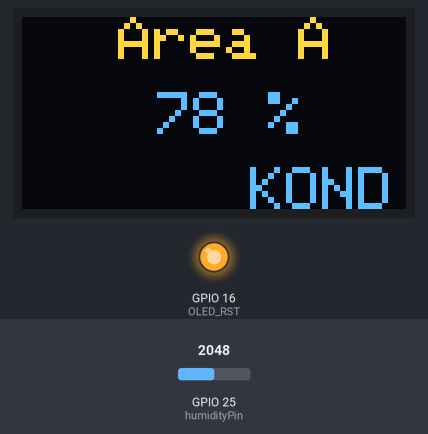
This sketch was run on a simulated ESP32. Shown: 128×64 one-colour display, output pins drawn as LEDs (lit = HIGH). The inputs (shaded band) are chosen by the test bench; at power-on: GPIO 25 (humidityPin) = 2048. The OLED is the two-colour kind (top 16 rows yellow); no radio packets arrive unless stated; what the sketch prints to the serial monitor is not drawn.

Above: at 1.24 s.
1.3 s: GPIO 25 (humidityPin) set to 2731
At 1.41 s:
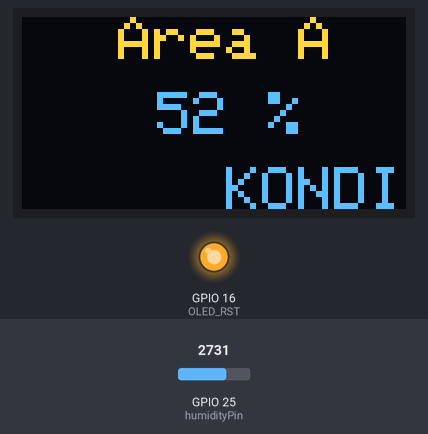
2.9 s: GPIO 25 (humidityPin) set to 2813
At 2.96 s:
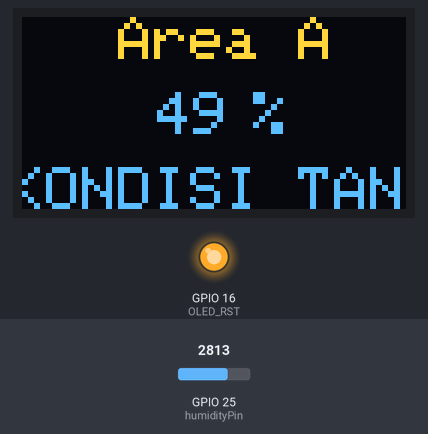
4.7 s: GPIO 25 (humidityPin) set to 2972
At 4.76 s:
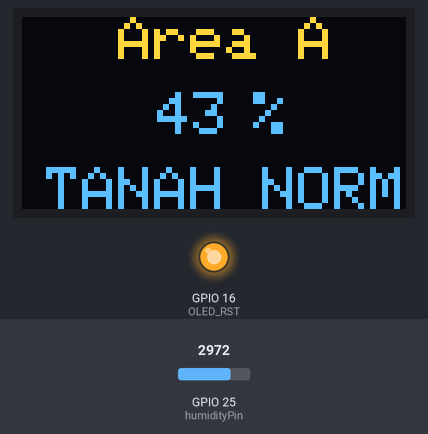
6.2 s: GPIO 25 (humidityPin) set to 3070
At 8.8 s:
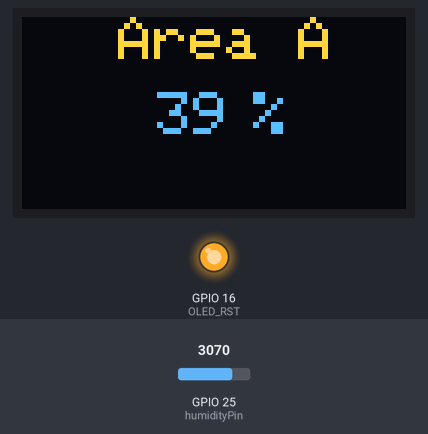

The sketch:

Lora_Client.ino
```cpp
#include <SPI.h>
#include <LoRa.h>
// Libraries for OLED Display
#include <Wire.h>
#include <Adafruit_GFX.h>
#include <Adafruit_SSD1306.h>

// define the pins used by the LoRa transceiver module
#define SCK 5
#define MISO 19
#define MOSI 27
#define SS 18
#define RST 14
#define DIO0 26

// 433E6 for Asia
// 866E6 for Europe
// 915E6 for North America
#define BAND 915E6

// OLED pins
#define OLED_SDA 21
#define OLED_SCL 22
#define OLED_RST 16
#define SCREEN_WIDTH 128 // OLED display width, in pixels
#define SCREEN_HEIGHT 64 // OLED display height, in pixels

//Sensor pH Tanah
#define pHTanah 4
float outputpHValue;
int sensorpHValue;


// Humidity
#define  humidityPin 25
String humidityString;
// you need to replace this value with Value_2
int soilMoistureValue = 0;
int soilmoisturepercent = 0;

String area = "Area A"; // ganti sesuai Area

/* LoRa to Nano interface
   VCC      3V3
   GND      GND
   MISO     D12
   MOSI     D11
   SCK      D13
   NSS/CS   D10
   RESET    D9
*/
int x, minX;
char message[] = "29M LstWyPt, 345M StPt, rec#89";
Adafruit_SSD1306 display(SCREEN_WIDTH, SCREEN_HEIGHT, &Wire, OLED_RST);

void setup()
{
  Serial.begin(115200);
  pinMode(OLED_RST, OUTPUT);
  pinMode(humidityPin, INPUT);

    pinMode(pHTanah, INPUT);

  digitalWrite(OLED_RST, LOW);
  delay(20);
  digitalWrite(OLED_RST, HIGH);

  // initialize OLED
  Wire.begin(OLED_SDA, OLED_SCL);
  if (!display.begin(SSD1306_SWITCHCAPVCC, 0x3c, false, false))
  { // Address 0x3C for 128x32
    Serial.println(F("SSD1306 allocation failed"));
    for (;;)
      ; // Don't proceed, loop forever
  }

  display.clearDisplay();
  display.setTextColor(WHITE);
  display.setTextSize(1);
  display.setCursor(0, 0);
  display.print("LORA Area A");
  display.display();

  Serial.println("LoRa Sender Test");
  // SPI LoRa pins
  SPI.begin(SCK, MISO, MOSI, SS);
  // setup LoRa transceiver module
  LoRa.setPins(SS, RST, DIO0);
  if (!LoRa.begin(BAND))
  {
    Serial.println("Starting LoRa failed!");
    while (1)
      ;
  }
  Serial.println("LoRa Initializing OK!");
  x = display.width();
  minX = -12 * strlen(message);  // 12 = 6 pixels/character * text size 2

}

void loop()
{
  humaditySensor();
//  pHSensor();
  LoRa.beginPacket();
  LoRa.print(soilmoisturepercent);
  LoRa.print('#');
  LoRa.endPacket();


}

void pHSensor() {
  sensorpHValue = analogRead(pHTanah);
  outputpHValue = -(-0.0693 * sensorpHValue )+ 7.3855;
  Serial.print("sensor ADC= ");
  Serial.print(sensorpHValue);
  Serial.print(" output Ph= ");
  Serial.println(outputpHValue);

  delay(100);
}
void humaditySensor() {
  soilMoistureValue = analogRead(humidityPin); // put Sensor insert into soil
  Serial.println(soilMoistureValue);
  soilmoisturepercent = map(soilMoistureValue,  1448, 4095, 100, 0);

  if (soilmoisturepercent >= 0 && soilmoisturepercent <= 100)
  {

    Serial.print(soilmoisturepercent);
    Serial.println("%");
    if (soilmoisturepercent >= 0 && soilmoisturepercent <= 40) {
      display.setCursor(32, 0);
      display.setTextSize(2);
      display.println(area);

      display.setCursor(45, 25);
      display.setTextSize(2);
      display.setTextColor(WHITE);
      display.println(soilmoisturepercent);
      display.setCursor(65, 25); //oled display
      display.setTextSize(2);
      display.setTextColor(WHITE);
      display.println(" %");
      display.setCursor(x, 50);
      display.setTextSize(2);
      display.println("KONDISI TANAH KERING");
      x = x - 4; // scroll speed, make more positive to slow down the scroll
      if (x < minX) x = display.width();
      display.display();
      display.clearDisplay();
    }
    else if (soilmoisturepercent >= 40 && soilmoisturepercent <= 50) {
      display.setCursor(32, 0);
      display.setTextSize(2);
      display.println(area);

      display.setCursor(45, 25);
      display.setTextSize(2);
      display.setTextColor(WHITE);
      display.println(soilmoisturepercent);
      display.setCursor(65, 25); //oled display
      display.setTextSize(2);
      display.setTextColor(WHITE);
      display.println(" %");
      display.setCursor(x, 50);
      display.setTextSize(2);
      display.println("KONDISI TANAH NORMAL");
      x = x - 4; // scroll speed, make more positive to slow down the scroll
      if (x < minX) x = display.width();
      display.display();
      display.clearDisplay();
    }
    else if (soilmoisturepercent >= 51 && soilmoisturepercent <= 100) {
      display.setCursor(32, 0);
      display.setTextSize(2);
      display.println(area);

      display.setCursor(45, 25);
      display.setTextSize(2);
      display.setTextColor(WHITE);
      display.println(soilmoisturepercent);
      display.setCursor(70, 25); //oled display
      display.setTextSize(2);
      display.setTextColor(WHITE);
      display.println(" %");
      display.setCursor(x, 50);
      display.setTextSize(2);
      display.println("KONDISI TANAH  BASAH");
      x = x - 4; // scroll speed, make more positive to slow down the scroll
      if (x < minX) x = display.width();
      display.display();
      display.clearDisplay();
    }
  }
}
```

Measured:
- the behaviour switches between 2771 and 2772 on GPIO 25 (humidityPin) (found by bisection; images 1 and 2)
- the behaviour switches between 3036 and 3037 on GPIO 25 (humidityPin) (found by bisection; images 3 and 4)
- after the input at 2.9 s, the display: changes after 0.05 s (image 2)
- after the input at 6.2 s, the display: first differs from a run without the input after 0.10 s (image 4 shows a later state)
